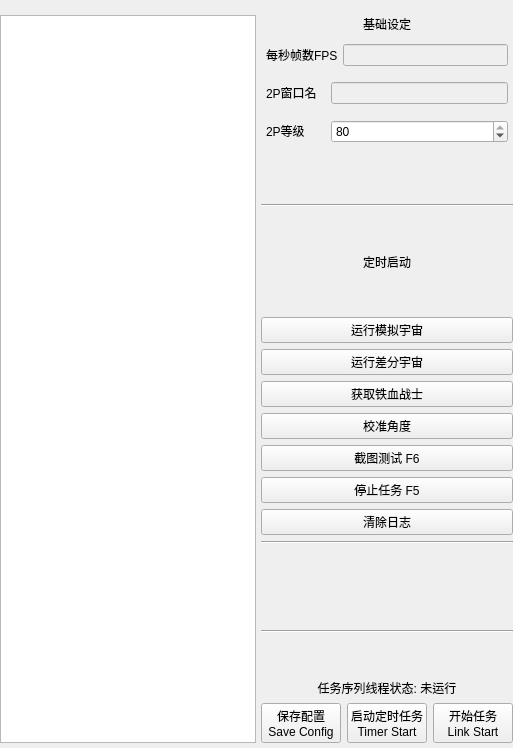
         <widget class="QWidget" name="Tab1">
          <attribute name="title">
           <string>一键长草</string>
          </attribute>
          <layout class="QVBoxLayout" name="verticalLayout_4">
           <property name="spacing">
            <number>5</number>
           </property>
           <property name="leftMargin">
            <number>0</number>
           </property>
           <property name="topMargin">
            <number>10</number>
           </property>
           <property name="rightMargin">
            <number>0</number>
           </property>
           <property name="bottomMargin">
            <number>0</number>
           </property>
           <item>
            <layout class="QHBoxLayout" name="Lay_Tab1" stretch="5,0">
             <property name="sizeConstraint">
              <enum>QLayout::SetDefaultConstraint</enum>
             </property>
             <property name="leftMargin">
              <number>0</number>
             </property>
             <property name="topMargin">
              <number>0</number>
             </property>
             <property name="rightMargin">
              <number>0</number>
             </property>
             <property name="bottomMargin">
              <number>0</number>
             </property>
             <item>
              <layout class="QVBoxLayout" name="Lay_Tab1_Left">
               <property name="spacing">
                <number>0</number>
               </property>
               <property name="sizeConstraint">
                <enum>QLayout::SetMaximumSize</enum>
               </property>
               <property name="leftMargin">
                <number>0</number>
               </property>
               <property name="topMargin">
                <number>5</number>
               </property>
               <property name="rightMargin">
                <number>0</number>
               </property>
               <property name="bottomMargin">
                <number>5</number>
               </property>
               <item>
                <widget class="QTextBrowser" name="TextBrowser">
                 <property name="minimumSize">
                  <size>
                   <width>0</width>
                   <height>0</height>
                  </size>
                 </property>
                 <property name="maximumSize">
                  <size>
                   <width>2000</width>
                   <height>2000</height>
                  </size>
                 </property>
                 <property name="autoFillBackground">
                  <bool>false</bool>
                 </property>
                 <property name="openExternalLinks">
                  <bool>true</bool>
                 </property>
                </widget>
               </item>
              </layout>
             </item>
             <item>
              <layout class="QVBoxLayout" name="Lay_Tab1_Right" stretch="0,0,0,0,0,0,0,0,0,0,0,0,0,0,0,0,0,0,0,0,0,0,0,0,0">
               <property name="spacing">
                <number>6</number>
               </property>
               <property name="leftMargin">
                <number>0</number>
               </property>
               <property name="topMargin">
                <number>5</number>
               </property>
               <property name="rightMargin">
                <number>0</number>
               </property>
               <property name="bottomMargin">
                <number>5</number>
               </property>
               <item>
                <widget class="QLabel" name="Label_BaseConfig">
                 <property name="text">
                  <string>基础设定</string>
                 </property>
                 <property name="alignment">
                  <set>Qt::AlignCenter</set>
                 </property>
                </widget>
               </item>
               <item>
                <layout class="QHBoxLayout" name="Lay_BaseConfig1" stretch="1">
                 <property name="leftMargin">
                  <number>0</number>
                 </property>
                 <property name="topMargin">
                  <number>0</number>
                 </property>
                 <property name="rightMargin">
                  <number>0</number>
                 </property>
                 <property name="bottomMargin">
                  <number>0</number>
                 </property>
                 <item>
                  <layout class="QHBoxLayout" name="horizontalLayout_6">
                   <property name="spacing">
                    <number>5</number>
                   </property>
                   <property name="sizeConstraint">
                    <enum>QLayout::SetDefaultConstraint</enum>
                   </property>
                   <property name="leftMargin">
                    <number>5</number>
                   </property>
                   <property name="topMargin">
                    <number>5</number>
                   </property>
                   <property name="rightMargin">
                    <number>5</number>
                   </property>
                   <property name="bottomMargin">
                    <number>5</number>
                   </property>
                   <item>
                    <widget class="QLabel" name="FPS_Text">
                     <property name="sizePolicy">
                      <sizepolicy hsizetype="Fixed" vsizetype="Fixed">
                       <horstretch>0</horstretch>
                       <verstretch>0</verstretch>
                      </sizepolicy>
                     </property>
                     <property name="minimumSize">
                      <size>
                       <width>60</width>
                       <height>0</height>
                      </size>
                     </property>
                     <property name="maximumSize">
                      <size>
                       <width>16777215</width>
                       <height>16777215</height>
                      </size>
                     </property>
                     <property name="text">
                      <string>每秒帧数FPS</string>
                     </property>
                    </widget>
                   </item>
                   <item>
                    <widget class="QLineEdit" name="FPS_Input">
                     <property name="enabled">
                      <bool>false</bool>
                     </property>
                     <property name="sizePolicy">
                      <sizepolicy hsizetype="Expanding" vsizetype="Fixed">
                       <horstretch>0</horstretch>
                       <verstretch>0</verstretch>
                      </sizepolicy>
                     </property>
                     <property name="minimumSize">
                      <size>
                       <width>0</width>
                       <height>0</height>
                      </size>
                     </property>
                     <property name="maximumSize">
                      <size>
                       <width>200</width>
                       <height>16777215</height>
                      </size>
                     </property>
                     <property name="tabletTracking">
                      <bool>false</bool>
                     </property>
                     <property name="toolTip">
                      <string>请使用下方拖动功能, 获取该参数</string>
                     </property>
                     <property name="autoFillBackground">
                      <bool>false</bool>
                     </property>
                     <property name="text">
                      <string/>
                     </property>
                    </widget>
                   </item>
                  </layout>
                 </item>
                </layout>
               </item>
               <item>
                <layout class="QHBoxLayout" name="Lay_BaseConfig2" stretch="1">
                 <property name="leftMargin">
                  <number>0</number>
                 </property>
                 <property name="topMargin">
                  <number>0</number>
                 </property>
                 <property name="rightMargin">
                  <number>0</number>
                 </property>
                 <property name="bottomMargin">
                  <number>0</number>
                 </property>
                 <item>
                  <layout class="QHBoxLayout" name="LayBaseConfig1_Right">
                   <property name="spacing">
                    <number>5</number>
                   </property>
                   <property name="sizeConstraint">
                    <enum>QLayout::SetDefaultConstraint</enum>
                   </property>
                   <property name="leftMargin">
                    <number>5</number>
                   </property>
                   <property name="topMargin">
                    <number>5</number>
                   </property>
                   <property name="rightMargin">
                    <number>5</number>
                   </property>
                   <property name="bottomMargin">
                    <number>5</number>
                   </property>
                   <item>
                    <widget class="QLabel" name="Name2P_Text">
                     <property name="sizePolicy">
                      <sizepolicy hsizetype="Fixed" vsizetype="Fixed">
                       <horstretch>0</horstretch>
                       <verstretch>0</verstretch>
                      </sizepolicy>
                     </property>
                     <property name="minimumSize">
                      <size>
                       <width>60</width>
                       <height>0</height>
                      </size>
                     </property>
                     <property name="maximumSize">
                      <size>
                       <width>16777215</width>
                       <height>16777215</height>
                      </size>
                     </property>
                     <property name="text">
                      <string>2P窗口名</string>
                     </property>
                    </widget>
                   </item>
                   <item>
                    <widget class="QLineEdit" name="Name2P_Input">
                     <property name="enabled">
                      <bool>false</bool>
                     </property>
                     <property name="sizePolicy">
                      <sizepolicy hsizetype="Expanding" vsizetype="Fixed">
                       <horstretch>0</horstretch>
                       <verstretch>0</verstretch>
                      </sizepolicy>
                     </property>
                     <property name="minimumSize">
                      <size>
                       <width>0</width>
                       <height>0</height>
                      </size>
                     </property>
                     <property name="maximumSize">
                      <size>
                       <width>200</width>
                       <height>16777215</height>
                      </size>
                     </property>
                     <property name="tabletTracking">
                      <bool>false</bool>
                     </property>
                     <property name="toolTip">
                      <string>请使用下方拖动功能, 获取该参数</string>
                     </property>
                     <property name="autoFillBackground">
                      <bool>false</bool>
                     </property>
                     <property name="text">
                      <string/>
                     </property>
                    </widget>
                   </item>
                  </layout>
                 </item>
                </layout>
               </item>
               <item>
                <layout class="QHBoxLayout" name="Lay_BaseConfig3" stretch="1">
                 <property name="leftMargin">
                  <number>0</number>
                 </property>
                 <property name="topMargin">
                  <number>0</number>
                 </property>
                 <property name="rightMargin">
                  <number>0</number>
                 </property>
                 <property name="bottomMargin">
                  <number>0</number>
                 </property>
                 <item>
                  <layout class="QHBoxLayout" name="horizontalLayout_16">
                   <property name="spacing">
                    <number>5</number>
                   </property>
                   <property name="sizeConstraint">
                    <enum>QLayout::SetDefaultConstraint</enum>
                   </property>
                   <property name="leftMargin">
                    <number>5</number>
                   </property>
                   <property name="topMargin">
                    <number>5</number>
                   </property>
                   <property name="rightMargin">
                    <number>5</number>
                   </property>
                   <property name="bottomMargin">
                    <number>5</number>
                   </property>
                   <item>
                    <widget class="QLabel" name="Level2P_Text">
                     <property name="sizePolicy">
                      <sizepolicy hsizetype="Fixed" vsizetype="Fixed">
                       <horstretch>0</horstretch>
                       <verstretch>0</verstretch>
                      </sizepolicy>
                     </property>
                     <property name="minimumSize">
                      <size>
                       <width>60</width>
                       <height>0</height>
                      </size>
                     </property>
                     <property name="maximumSize">
                      <size>
                       <width>16777215</width>
                       <height>16777215</height>
                      </size>
                     </property>
                     <property name="text">
                      <string>2P等级</string>
                     </property>
                    </widget>
                   </item>
                   <item>
                    <widget class="QSpinBox" name="Level2P_Input">
                     <property name="sizePolicy">
                      <sizepolicy hsizetype="Expanding" vsizetype="Fixed">
                       <horstretch>0</horstretch>
                       <verstretch>0</verstretch>
                      </sizepolicy>
                     </property>
                     <property name="minimumSize">
                      <size>
                       <width>0</width>
                       <height>0</height>
                      </size>
                     </property>
                     <property name="maximumSize">
                      <size>
                       <width>200</width>
                       <height>16777215</height>
                      </size>
                     </property>
                     <property name="toolTip">
                      <string>您游戏角色的等级</string>
                     </property>
                     <property name="minimum">
                      <number>1</number>
                     </property>
                     <property name="maximum">
                      <number>80</number>
                     </property>
                     <property name="value">
                      <number>80</number>
                     </property>
                    </widget>
                   </item>
                  </layout>
                 </item>
                </layout>
               </item>
               <item>
                <layout class="QVBoxLayout" name="verticalLayout_3">
                 <property name="spacing">
                  <number>5</number>
                 </property>
                 <property name="leftMargin">
                  <number>5</number>
                 </property>
                 <property name="topMargin">
                  <number>5</number>
                 </property>
                 <property name="rightMargin">
                  <number>5</number>
                 </property>
                 <property name="bottomMargin">
                  <number>5</number>
                 </property>
                </layout>
               </item>
               <item>
                <spacer name="verticalSpacer_2">
                 <property name="orientation">
                  <enum>Qt::Vertical</enum>
                 </property>
                 <property name="sizeHint" stdset="0">
                  <size>
                   <width>20</width>
                   <height>40</height>
                  </size>
                 </property>
                </spacer>
               </item>
               <item>
                <widget class="Line" name="line_99">
                 <property name="orientation">
                  <enum>Qt::Horizontal</enum>
                 </property>
                </widget>
               </item>
               <item>
                <spacer name="verticalSpacer_4">
                 <property name="orientation">
                  <enum>Qt::Vertical</enum>
                 </property>
                 <property name="sizeHint" stdset="0">
                  <size>
                   <width>20</width>
                   <height>40</height>
                  </size>
                 </property>
                </spacer>
               </item>
               <item>
                <widget class="QLabel" name="Label_Timer">
                 <property name="toolTip">
                  <string/>
                 </property>
                 <property name="text">
                  <string>定时启动</string>
                 </property>
                 <property name="alignment">
                  <set>Qt::AlignCenter</set>
                 </property>
                </widget>
               </item>
               <item>
                <spacer name="verticalSpacer">
                 <property name="orientation">
                  <enum>Qt::Vertical</enum>
                 </property>
                 <property name="sizeHint" stdset="0">
                  <size>
                   <width>20</width>
                   <height>40</height>
                  </size>
                 </property>
                </spacer>
               </item>
               <item>
                <layout class="QHBoxLayout" name="horizontalLayout_2">
                 <item>
                  <widget class="QPushButton" name="run_simul_btn">
                   <property name="sizePolicy">
                    <sizepolicy hsizetype="Minimum" vsizetype="Fixed">
                     <horstretch>0</horstretch>
                     <verstretch>0</verstretch>
                    </sizepolicy>
                   </property>
                   <property name="text">
                    <string>运行模拟宇宙</string>
                   </property>
                  </widget>
                 </item>
                </layout>
               </item>
               <item>
                <layout class="QHBoxLayout" name="horizontalLayout_3">
                 <item>
                  <widget class="QPushButton" name="run_diver_btn">
                   <property name="text">
                    <string>运行差分宇宙</string>
                   </property>
                  </widget>
                 </item>
                </layout>
               </item>
               <item>
                <widget class="QPushButton" name="iron_blood_btn">
                 <property name="text">
                  <string>获取铁血战士</string>
                 </property>
                </widget>
               </item>
               <item>
                <widget class="QPushButton" name="calibrate_btn">
                 <property name="text">
                  <string>校准角度</string>
                 </property>
                </widget>
               </item>
               <item>
                <widget class="QPushButton" name="test_btn">
                 <property name="text">
                  <string>截图测试 F6</string>
                 </property>
                </widget>
               </item>
               <item>
                <widget class="QPushButton" name="stop_btn">
                 <property name="text">
                  <string>停止任务 F5</string>
                 </property>
                </widget>
               </item>
               <item>
                <widget class="QPushButton" name="clear_logs_btn">
                 <property name="text">
                  <string>清除日志</string>
                 </property>
                </widget>
               </item>
               <item>
                <widget class="Line" name="line_101">
                 <property name="orientation">
                  <enum>Qt::Horizontal</enum>
                 </property>
                </widget>
               </item>
               <item>
                <spacer name="verticalSpacer_3">
                 <property name="orientation">
                  <enum>Qt::Vertical</enum>
                 </property>
                 <property name="sizeHint" stdset="0">
                  <size>
                   <width>20</width>
                   <height>40</height>
                  </size>
                 </property>
                </spacer>
               </item>
               <item>
                <layout class="QHBoxLayout" name="Lay_CurrentPlan_1">
                 <property name="sizeConstraint">
                  <enum>QLayout::SetDefaultConstraint</enum>
                 </property>
                 <property name="leftMargin">
                  <number>5</number>
                 </property>
                 <property name="topMargin">
                  <number>0</number>
                 </property>
                 <property name="rightMargin">
                  <number>5</number>
                 </property>
                 <property name="bottomMargin">
                  <number>0</number>
                 </property>
                </layout>
               </item>
               <item>
                <spacer name="verticalSpacer_6">
                 <property name="orientation">
                  <enum>Qt::Vertical</enum>
                 </property>
                 <property name="sizeHint" stdset="0">
                  <size>
                   <width>20</width>
                   <height>40</height>
                  </size>
                 </property>
                </spacer>
               </item>
               <item>
                <widget class="Line" name="line_102">
                 <property name="orientation">
                  <enum>Qt::Horizontal</enum>
                 </property>
                </widget>
               </item>
               <item>
                <spacer name="verticalSpacer_5">
                 <property name="orientation">
                  <enum>Qt::Vertical</enum>
                 </property>
                 <property name="sizeHint" stdset="0">
                  <size>
                   <width>20</width>
                   <height>40</height>
                  </size>
                 </property>
                </spacer>
               </item>
               <item>
                <widget class="QLabel" name="Label_RunningState">
                 <property name="text">
                  <string>任务序列线程状态: 未运行</string>
                 </property>
                 <property name="alignment">
                  <set>Qt::AlignCenter</set>
                 </property>
                </widget>
               </item>
               <item>
                <layout class="QHBoxLayout" name="Lay_StartButton">
                 <item>
                  <widget class="QPushButton" name="Button_Save">
                   <property name="sizePolicy">
                    <sizepolicy hsizetype="Expanding" vsizetype="Expanding">
                     <horstretch>0</horstretch>
                     <verstretch>0</verstretch>
                    </sizepolicy>
                   </property>
                   <property name="minimumSize">
                    <size>
                     <width>0</width>
                     <height>0</height>
                    </size>
                   </property>
                   <property name="maximumSize">
                    <size>
                     <width>16777215</width>
                     <height>16777215</height>
                    </size>
                   </property>
                   <property name="toolTip">
                    <string>点击保存配置.
请注意 先点击保存配置后运行, 未保存的配置将不被应用!</string>
                   </property>
                   <property name="text">
                    <string>保存配置
Save Config</string>
                   </property>
                  </widget>
                 </item>
                 <item>
                  <widget class="QPushButton" name="Button_StartTimer">
                   <property name="sizePolicy">
                    <sizepolicy hsizetype="Expanding" vsizetype="Expanding">
                     <horstretch>0</horstretch>
                     <verstretch>0</verstretch>
                    </sizepolicy>
                   </property>
                   <property name="minimumSize">
                    <size>
                     <width>0</width>
                     <height>0</height>
                    </size>
                   </property>
                   <property name="maximumSize">
                    <size>
                     <width>16777215</width>
                     <height>16777215</height>
                    </size>
                   </property>
                   <property name="toolTip">
                    <string>定时任务会应用新保存的方案.</string>
                   </property>
                   <property name="text">
                    <string>启动定时任务
Timer Start</string>
                   </property>
                  </widget>
                 </item>
                 <item>
                  <widget class="QPushButton" name="Button_Start">
                   <property name="sizePolicy">
                    <sizepolicy hsizetype="Expanding" vsizetype="Expanding">
                     <horstretch>0</horstretch>
                     <verstretch>0</verstretch>
                    </sizepolicy>
                   </property>
                   <property name="minimumSize">
                    <size>
                     <width>0</width>
                     <height>0</height>
                    </size>
                   </property>
                   <property name="maximumSize">
                    <size>
                     <width>16777215</width>
                     <height>16777215</height>
                    </size>
                   </property>
                   <property name="toolTip">
                    <string>点击开始运行当前选中方案.
请注意 先点击保存配置后运行, 未保存的配置将不被应用!</string>
                   </property>
                   <property name="text">
                    <string>开始任务
Link Start</string>
                   </property>
                  </widget>
                 </item>
                </layout>
               </item>
              </layout>
             </item>
            </layout>
           </item>
          </layout>
         </widget>
